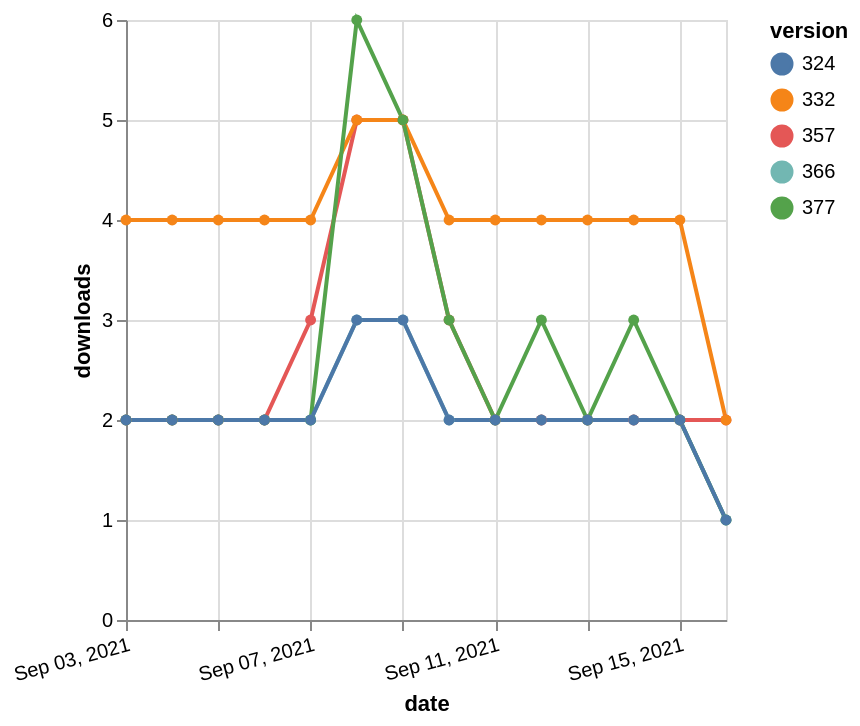

Write the Vega-Lite specification saved for this chart.
### Vega-Lite specification from a JSON file in a GitHub repository (floating-point values rounded to 4 significant figures)
{"$schema": "https://vega.github.io/schema/vega-lite/v5.json", "description": "A simple bar chart with embedded data.", "data": {"values": [{"date": "2021-09-03", "total": 2311, "delta": 2, "version": "366"}, {"date": "2021-09-04", "total": 2313, "delta": 2, "version": "366"}, {"date": "2021-09-05", "total": 2315, "delta": 2, "version": "366"}, {"date": "2021-09-06", "total": 2317, "delta": 2, "version": "366"}, {"date": "2021-09-07", "total": 2319, "delta": 2, "version": "366"}, {"date": "2021-09-08", "total": 2322, "delta": 3, "version": "366"}, {"date": "2021-09-09", "total": 2325, "delta": 3, "version": "366"}, {"date": "2021-09-10", "total": 2327, "delta": 2, "version": "366"}, {"date": "2021-09-11", "total": 2329, "delta": 2, "version": "366"}, {"date": "2021-09-12", "total": 2331, "delta": 2, "version": "366"}, {"date": "2021-09-13", "total": 2333, "delta": 2, "version": "366"}, {"date": "2021-09-14", "total": 2335, "delta": 2, "version": "366"}, {"date": "2021-09-15", "total": 2337, "delta": 2, "version": "366"}, {"date": "2021-09-16", "total": 2338, "delta": 1, "version": "366"}, {"date": "2021-09-03", "total": 2888, "delta": 2, "version": "357"}, {"date": "2021-09-04", "total": 2890, "delta": 2, "version": "357"}, {"date": "2021-09-05", "total": 2892, "delta": 2, "version": "357"}, {"date": "2021-09-06", "total": 2894, "delta": 2, "version": "357"}, {"date": "2021-09-07", "total": 2897, "delta": 3, "version": "357"}, {"date": "2021-09-08", "total": 2902, "delta": 5, "version": "357"}, {"date": "2021-09-09", "total": 2907, "delta": 5, "version": "357"}, {"date": "2021-09-10", "total": 2910, "delta": 3, "version": "357"}, {"date": "2021-09-11", "total": 2912, "delta": 2, "version": "357"}, {"date": "2021-09-12", "total": 2914, "delta": 2, "version": "357"}, {"date": "2021-09-13", "total": 2916, "delta": 2, "version": "357"}, {"date": "2021-09-14", "total": 2918, "delta": 2, "version": "357"}, {"date": "2021-09-15", "total": 2920, "delta": 2, "version": "357"}, {"date": "2021-09-16", "total": 2922, "delta": 2, "version": "357"}, {"date": "2021-09-03", "total": 4929, "delta": 4, "version": "332"}, {"date": "2021-09-04", "total": 4933, "delta": 4, "version": "332"}, {"date": "2021-09-05", "total": 4937, "delta": 4, "version": "332"}, {"date": "2021-09-06", "total": 4941, "delta": 4, "version": "332"}, {"date": "2021-09-07", "total": 4945, "delta": 4, "version": "332"}, {"date": "2021-09-08", "total": 4950, "delta": 5, "version": "332"}, {"date": "2021-09-09", "total": 4955, "delta": 5, "version": "332"}, {"date": "2021-09-10", "total": 4959, "delta": 4, "version": "332"}, {"date": "2021-09-11", "total": 4963, "delta": 4, "version": "332"}, {"date": "2021-09-12", "total": 4967, "delta": 4, "version": "332"}, {"date": "2021-09-13", "total": 4971, "delta": 4, "version": "332"}, {"date": "2021-09-14", "total": 4975, "delta": 4, "version": "332"}, {"date": "2021-09-15", "total": 4979, "delta": 4, "version": "332"}, {"date": "2021-09-16", "total": 4981, "delta": 2, "version": "332"}, {"date": "2021-09-03", "total": 2116, "delta": 2, "version": "377"}, {"date": "2021-09-04", "total": 2118, "delta": 2, "version": "377"}, {"date": "2021-09-05", "total": 2120, "delta": 2, "version": "377"}, {"date": "2021-09-06", "total": 2122, "delta": 2, "version": "377"}, {"date": "2021-09-07", "total": 2124, "delta": 2, "version": "377"}, {"date": "2021-09-08", "total": 2130, "delta": 6, "version": "377"}, {"date": "2021-09-09", "total": 2135, "delta": 5, "version": "377"}, {"date": "2021-09-10", "total": 2138, "delta": 3, "version": "377"}, {"date": "2021-09-11", "total": 2140, "delta": 2, "version": "377"}, {"date": "2021-09-12", "total": 2143, "delta": 3, "version": "377"}, {"date": "2021-09-13", "total": 2145, "delta": 2, "version": "377"}, {"date": "2021-09-14", "total": 2148, "delta": 3, "version": "377"}, {"date": "2021-09-15", "total": 2150, "delta": 2, "version": "377"}, {"date": "2021-09-16", "total": 2151, "delta": 1, "version": "377"}, {"date": "2021-09-03", "total": 2637, "delta": 2, "version": "324"}, {"date": "2021-09-04", "total": 2639, "delta": 2, "version": "324"}, {"date": "2021-09-05", "total": 2641, "delta": 2, "version": "324"}, {"date": "2021-09-06", "total": 2643, "delta": 2, "version": "324"}, {"date": "2021-09-07", "total": 2645, "delta": 2, "version": "324"}, {"date": "2021-09-08", "total": 2648, "delta": 3, "version": "324"}, {"date": "2021-09-09", "total": 2651, "delta": 3, "version": "324"}, {"date": "2021-09-10", "total": 2653, "delta": 2, "version": "324"}, {"date": "2021-09-11", "total": 2655, "delta": 2, "version": "324"}, {"date": "2021-09-12", "total": 2657, "delta": 2, "version": "324"}, {"date": "2021-09-13", "total": 2659, "delta": 2, "version": "324"}, {"date": "2021-09-14", "total": 2661, "delta": 2, "version": "324"}, {"date": "2021-09-15", "total": 2663, "delta": 2, "version": "324"}, {"date": "2021-09-16", "total": 2664, "delta": 1, "version": "324"}]}, "width": "container", "mark": {"type": "line", "point": {"filled": true}}, "encoding": {"x": {"field": "date", "type": "temporal", "timeUnit": "yearmonthdate", "title": "date", "axis": {"labelAngle": -15}}, "y": {"field": "delta", "type": "quantitative", "title": "downloads"}, "color": {"field": "version", "type": "nominal"}, "tooltip": {"field": "delta"}}}
